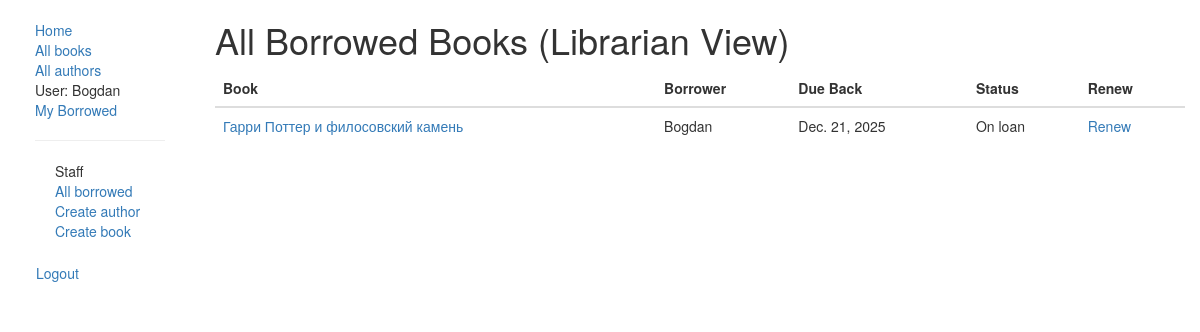
Page /catalog/all-borrowed/ (signed in) on the committed database.
### catalog/models.py (models this page shows, shortened)
class BookInstance(models.Model):
    id = models.UUIDField(primary_key=True, default=uuid.uuid4, help_text='Unique ID for this particular book across whole library')
    book = models.ForeignKey('Book', on_delete=models.SET_NULL, null=True)
    imprint = models.CharField(max_length=200)
    due_back = models.DateField(null=True, blank=True)
    borrower = models.ForeignKey(settings.AUTH_USER_MODEL, on_delete=models.SET_NULL, null=True, blank=True)
    LOAN_STATUS = (
        ('m', 'Maintenance'),
        ('o', 'On loan'),
        ('a', 'Available'),
        ('r', 'Reversed'),
    )
    status = models.CharField(max_length=1, choices=LOAN_STATUS, blank=True, default='m', help_text='Book availability')
    class Meta:
        ordering = ["due_back"]
        permissions = (("can_mark_returned", "Set book as returned"),)
    @property
    def is_overdue(self):
        return bool(self.due_back and date.today() > self.due_back)

class Book(models.Model):
    title = models.CharField(max_length=200)
    author = models.ForeignKey('Author', on_delete=models.SET_NULL, null=True)  #null=True позволяет БД хранить null
    summary = models.TextField(max_length=1000, help_text='Enter a brief description of the book')
    isbn = models.CharField('ISBN', max_length=13, help_text='13 Character <a href="https://www.isbn-international.org/content/what-isbn">ISBN number</a>')
    genre = models.ManyToManyField(Genre, help_text='Select a genre for this book')
    def display_genre(self):
        return ', '.join([ genre.name for genre in self.genre.all()[:3]])
    display_genre.short_description = 'Genre'

### catalog/views.py (the view)
# urls.py: path('all-borrowed/', views.AllLoanedBooksListView.as_view(), name='all-borrowed'),
class AllLoanedBooksListView(PermissionRequiredMixin, generic.ListView):
    model = BookInstance
    template_name = 'catalog/bookinstance_list_borrowed_all.html'
    paginate_by = 10
    permission_required = 'catalog.can_mark_returned'
    def get_queryset(self):
        return BookInstance.objects.filter(status__exact='o',).order_by('due_back')

### catalog/templates/catalog/bookinstance_list_borrowed_all.html
{% extends "base_generic.html" %}
{% block content %}
<h1>All Borrowed Books (Librarian View)</h1>
{% if bookinstance_list %}
<table class="table">
  <thead>
    <tr>
      <th>Book</th>
      <th>Borrower</th>
      <th>Due Back</th>
      <th>Status</th>
      {% if perms.catalog.can_mark_returned %}
      <th>Renew</th>
      {% endif %}
    </tr>
  </thead>
  <tbody>
    {% for bookinst in bookinstance_list %}
    <tr class="{% if bookinst.is_overdue %}table-danger{% endif %}">
      <td><a href="{% url 'book-detail' bookinst.book.pk %}">{{ bookinst.book.title }}</a></td>
      <td>{{ bookinst.borrower.username }}</td>
      <td>{{ bookinst.due_back }}</td>
      <td>{{ bookinst.get_status_display }}</td>
      {% if perms.catalog.can_mark_returned %}
      <td><a href="{% url 'renew-book-librarian' bookinst.id %}">Renew</a></td>
      {% endif %}
    </tr>
    {% endfor %}
  </tbody>
</table>
{% else %}
<p>No books are currently borrowed.</p>
{% endif %}
{% endblock %}

### catalog/templates/base_generic.html (shortened to what this page needs)
<!DOCTYPE html>
<html lang="en">
<head>
    <link rel="stylesheet" href="https://maxcdn.bootstrapcdn.com/bootstrap/3.3.7/css/bootstrap.min.css" />
    {%load static%}
    <link rel="stylesheet" href="{% static 'css/style.css' %}" />
</head>
<body>
    <div class="container-fluid">
        <div class="row">
            <div class="col-sm-2">
                {% block sidebar %}
                <ul class="sidebar-nav">
                    <li><a href="{% url 'index' %}">Home</a></li>
                    <li><a href="{% url 'books' %}">All books</a></li>
                    <li><a href="{% url 'authors' %}">All authors</a></li>
                    {% if user.is_authenticated %}
                    <li>User: {{ user.get_username }}</li>
                    <li><a href="{% url 'my-borrowed' %}">My Borrowed</a>
                    {% if user.is_staff %}
                    <hr>
                    <ul class="sidebar-nav">
                        <li>Staff</li>
                        <li><a href="{% url 'all-borrowed' %}">All borrowed</a></li>
                        {% if perms.catalog.add_author %}
                        <li><a href="{% url 'author-create' %}">Create author</a></li>
                        {% endif %}
                        {% if perms.catalog.add_book %}
                        <li><a href="{% url 'book-create' %}">Create book</a></li>
                        {% endif %}
                    </ul>
                    {% endif %}
                    <li>
                        <form action="{% url 'logout' %}" id="logout-form" method="post">
                            <button type="submit" class="btn btn-link">Logout</button>
                        </form>
                    </li>
                    {% else %}
                    <li><a href="{% url 'login' %}?next={{ request.path }}">Login</a></li>
                    {% endif %}
                </ul>
                {% endblock %}
            </div>
            <div class="col-sm-10">
                {% block content %} {% endblock %}
            </div>
        </div>
    </div>
</body>
</html>

### catalog/static/css/style.css (style rules this page uses)
.sidebar-nav { margin: 20px; padding: 0; list-style: none; }
#logout-form { display: inline; }
#logout-form button { padding: 0; margin: 0; }

### rows in the picture
BookInstance: book "Гарри Поттер и филосовский камень", borrower.username "Bogdan", due_back "Dec. 21, 2025", status "On loan"

### other values in the picture
{{ user.get_username }} "Bogdan"
